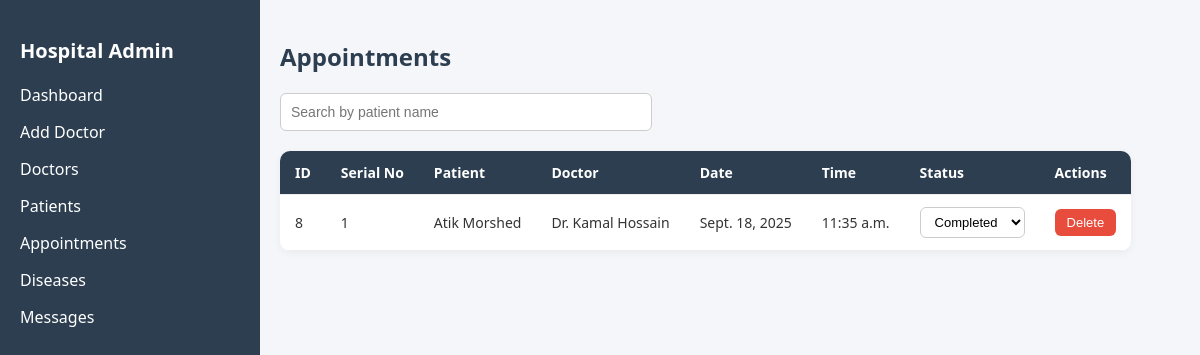
The page /custom_admin/appointments/ (signed in) on the database as committed earlier.
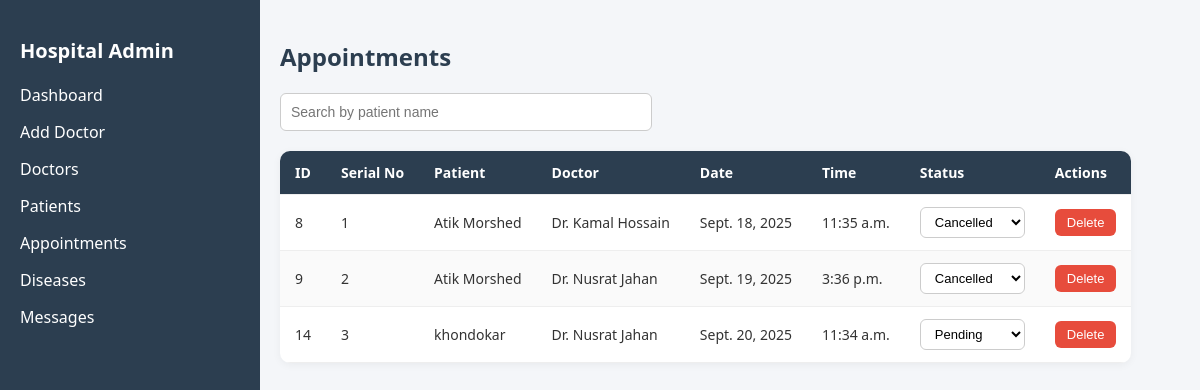
The same page on the database as committed later.
### main_app/models.py (models this page shows, shortened)
class Appointment(models.Model):
    STATUS_CHOICES = [
        ("Pending", "Pending"),
        ("Confirmed", "Confirmed"),
        ("Cancelled", "Cancelled"),
        ("Completed", "Completed"),
    ]
    patient = models.ForeignKey(User, on_delete=models.CASCADE)
    doctor = models.ForeignKey(Doctor, on_delete=models.CASCADE)
    scheduled_date = models.DateField()
    scheduled_time = models.TimeField()
    status = models.CharField(max_length=20, choices=STATUS_CHOICES, default="Pending")
    created_at = models.DateTimeField(auto_now_add=True)
    serial_number = models.PositiveIntegerField(null=True, blank=True)

class User(AbstractUser):
    full_name = models.CharField(max_length=150)
    phone = models.CharField(max_length=15)
    nid = models.CharField(max_length=20)
    age = models.IntegerField(blank=True, null=True)
    gender = models.CharField(max_length=10)
    is_admin = models.BooleanField(default=False)

class Doctor(models.Model):
    full_name = models.CharField(max_length=100)
    specialization = models.CharField(max_length=100)
    phone = models.CharField(max_length=15)
    email = models.EmailField(unique=True)
    availability = models.JSONField(default=dict, blank=True, null=True)

### custom_admin/views.py (the view)
# urls.py: path("appointments/", views.appointment_list, name="appointment_list"),
@login_required
def appointment_list(request):
    appointments = Appointment.objects.select_related("patient", "doctor").order_by("id", "scheduled_date", "scheduled_time")
    return render(request, "admin_appointment.html", {"appointments": appointments})

### custom_admin/templates/admin_appointment.html (shortened to what this page needs)
{% load static %}
<!DOCTYPE html>
<html lang="en">
<head>
  <link rel="stylesheet" href="{% static 'css/admin_appointment.css' %}">
</head>
<body>
  <div class="layout">
    {% include 'sidder_part.html' %}
    <div class="admin-appointment-page">
      <h2>Appointments</h2>
      <input type="text" id="search" placeholder="Search by patient name">
      <table class="table" id="appointmentsTable">
        <thead>
          <tr>
            <th>ID</th>
            <th>Serial No</th>
            <th>Patient</th>
            <th>Doctor</th>
            <th>Date</th>
            <th>Time</th>
            <th>Status</th>
            <th>Actions</th>
          </tr>
        </thead>
        <tbody id="tableBody">
          {% for app in appointments %}
          <tr>
            <td>{{ app.id }}</td>
            <td>{{ forloop.counter }}</td>
            <td>{{ app.patient.full_name }}</td>
            <td>{{ app.doctor.full_name }}</td>
            <td>{{ app.scheduled_date }}</td>
            <td>{{ app.scheduled_time }}</td>
            <td>
              <form method="post" action="{% url 'custom_admin:update_status' app.id %}">
                <select name="status" onchange="this.form.submit()">
                  <option value="Pending" {% if app.status == "Pending" %}selected{% endif %}>Pending</option>
                  <option value="Completed" {% if app.status == "Completed" %}selected{% endif %}>Completed</option>
                  <option value="Cancelled" {% if app.status == "Cancelled" %}selected{% endif %}>Cancelled</option>
                </select>
              </form>
            </td>
            <td>
              <form method="post" action="{% url 'custom_admin:delete_appointment' app.id %}" onsubmit="return confirm('Delete this appointment?');">
                <button type="submit" class="delete-btn">Delete</button>
              </form>
            </td>
          </tr>
          {% empty %}
          <tr><td colspan="8">No appointments found.</td></tr>
          {% endfor %}
        </tbody>
      </table>
    </div>
  </div>
</body>
</html>

Rows that differ between the two databases and show on the page:
changed Appointment "Sept. 18, 2025": status "Completed" → "Cancelled"
added Appointment: id "9", patient.full_name "Atik Morshed", doctor.full_name "Dr. Nusrat Jahan", scheduled_date "Sept. 19, 2025", scheduled_time "3:36 p.m.", status "Cancelled"
added Appointment: id "14", patient.full_name "khondokar", doctor.full_name "Dr. Nusrat Jahan", scheduled_date "Sept. 20, 2025", scheduled_time "11:34 a.m.", status "Pending"
